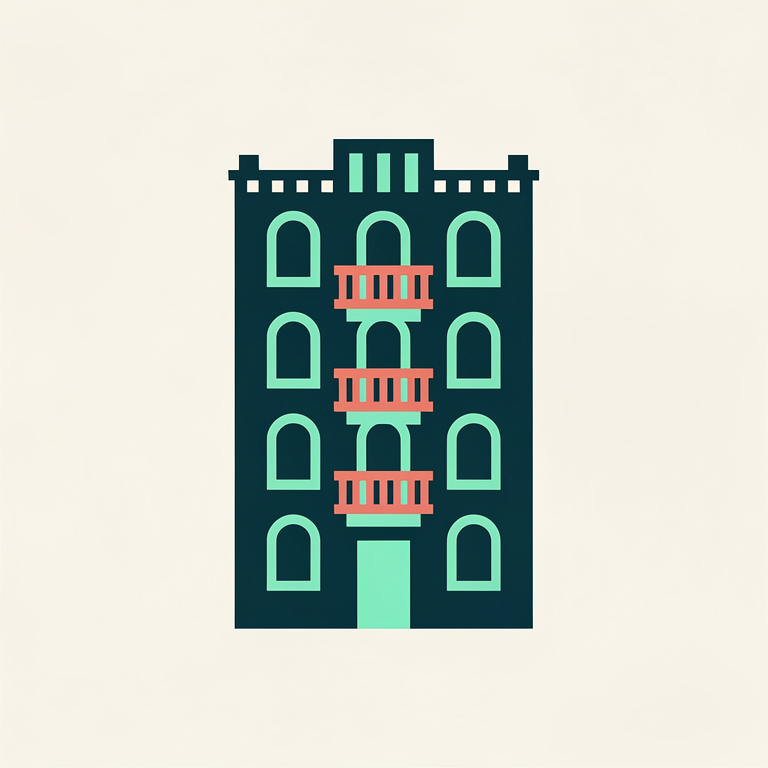
#> input picture docs/ui/ikony-mapy/00-kamienica.png, 768 x 768 px
$ python -i cut_icons.py   (imports and definitions only)
#> lines starting #> are read from the running program, lines starting #| are printed output that depends on the picture; after the words box and inside, x2 and y2 are one past the last pixel; in counts of white or black regions, pixels touching at a corner belong together
"""Cut the off-white background from generated map icons and export small PNGs.

Usage: python3 -I cut_icons.py <src_dir> <out_dir> name=src.png [name=src.png ...]
"""

import sys
from pathlib import Path

import numpy as np
from PIL import Image
from scipy import ndimage

SIZE = 96  # px; drawn at pixelRatio 2 → 48 css px max on the map
STROKE = 4  # white outline (px at SIZE) so mint shapes read on the light basemap


def cut(path: Path) -> Image.Image:
#> called with path = '00-kamienica.png'
    rgb = np.asarray(Image.open(path).convert("RGB")).astype(np.float32)
    h, w, _ = rgb.shape
#> h = 768; w = 768
    border = np.concatenate([rgb[0], rgb[-1], rgb[:, 0], rgb[:, -1]])
    bg = np.median(border, axis=0)
#> bg = [248, 244, 233]
    dist = np.linalg.norm(rgb - bg, axis=2)

    # Background = pixels close to bg colour that are connected to the image border.
    near = dist < 28
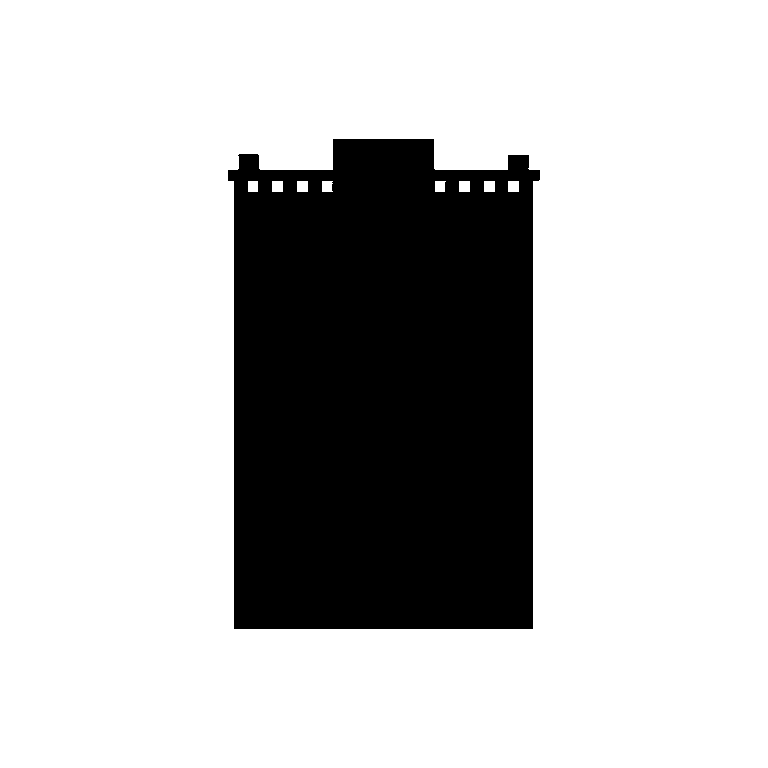
#> near: shape (768, 768) bool; 76.2% white; 1 black region, box (x1, y1, x2, y2) and area: (228, 139, 540, 629) 140212
    labels, _ = ndimage.label(near)
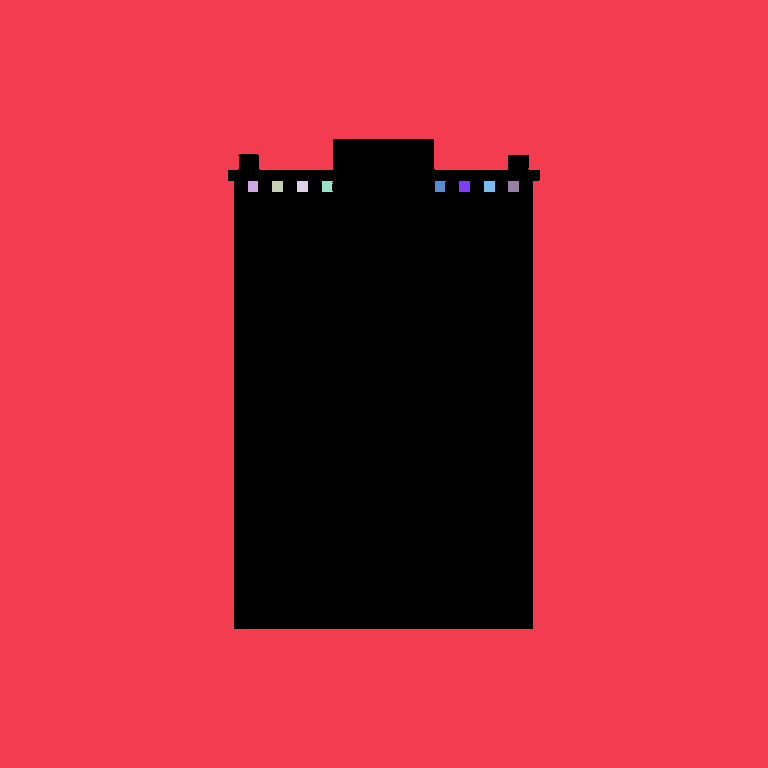
#> labels: shape (768, 768) int32; 10 distinct labels, from 0 to 9; one colour per label, 0 black
    edge_labels = np.unique(np.concatenate([labels[0], labels[-1], labels[:, 0], labels[:, -1]]))
#> edge_labels = [1]
    edge_labels = edge_labels[edge_labels != 0]
    background = np.isin(labels, edge_labels)
#> background: shape (768, 768) bool; 76.1% white; 1 black region, box (x1, y1, x2, y2) and area: (228, 139, 540, 629) 141151

    # Soft edge: ramp alpha over the distance band just outside the background mask.
    alpha = np.where(background, 0.0, 1.0)
    ring = ndimage.binary_dilation(background, iterations=2) & ~background
#> ring: shape (768, 768) bool; 0.56% white in thin lines or dots, all inside (x1, y1, x2, y2) = (228, 139, 540, 629)
    alpha[ring] = np.clip((dist[ring] - 12) / 40, 0, 1)
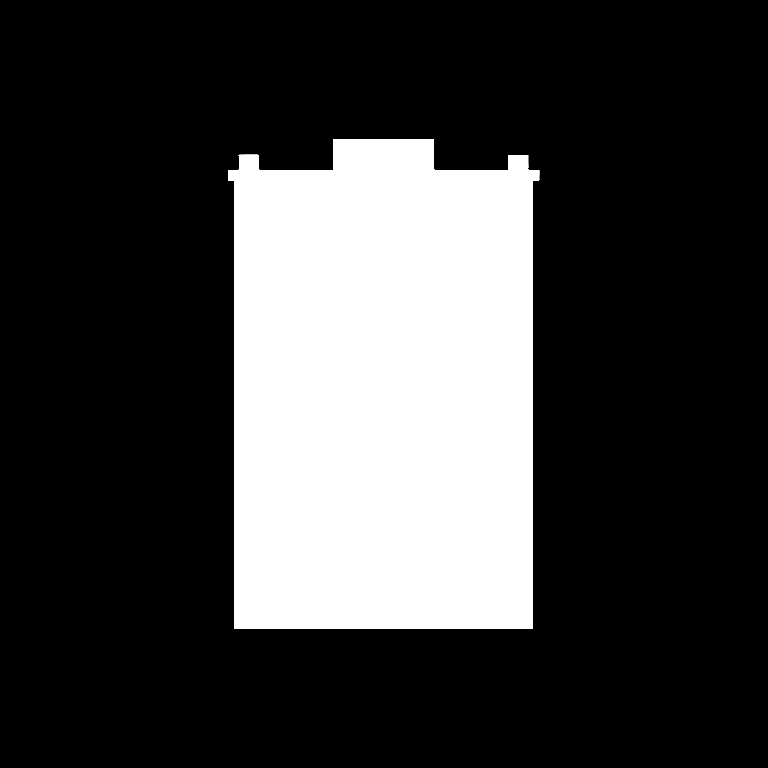
#> alpha: shape (768, 768) float64; min 0, max 1, mean 0.239

    rgba = np.dstack([rgb, alpha * 255]).astype(np.uint8)
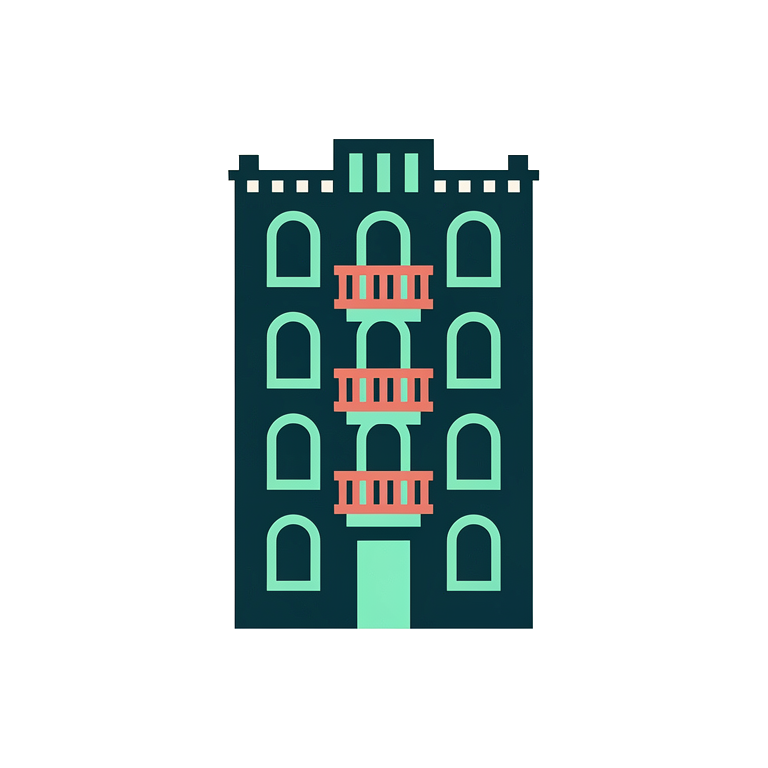
#> rgba: shape (768, 768, 4); mean R, G, B, A 200.2, 206.9, 198.1, 61; transparent parts drawn white
    img = Image.fromarray(rgba, "RGBA")
    bbox = img.getchannel("A").point(lambda a: 255 if a > 40 else 0).getbbox()
#> bbox = (228, 139, 540, 629)
    img = img.crop(bbox)
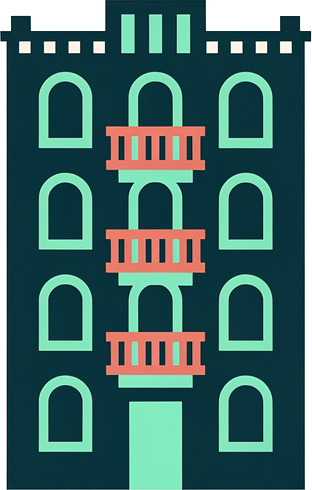
#> img: PIL image 312x490 RGBA; mean R, G, B, A 67.2, 105.9, 102.1, 235.4; transparent parts drawn white

    # Square canvas with room for the stroke, then downscale.
    side = max(img.size)
#> side = 490
    pad = int(side * 0.08)
#> pad = 39
    canvas = Image.new("RGBA", (side + 2 * pad, side + 2 * pad), (0, 0, 0, 0))
#> canvas: PIL image 568x568 RGBA; every value is 0
    canvas.paste(img, ((canvas.width - img.width) // 2, (canvas.height - img.height) // 2), img)
    small = canvas.resize((SIZE, SIZE), Image.LANCZOS)
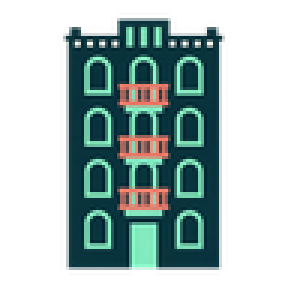
#> small: PIL image 96x96 RGBA (shown 3 times larger); mean R, G, B, A 24.7, 45.1, 44, 111.6; transparent parts drawn white

    a = np.asarray(small.getchannel("A")) > 60
#> a: shape (96, 96) bool; 44.6% white; 1 white region, box (x1, y1, x2, y2) and area: (21, 6, 75, 90) 4114
    halo = ndimage.binary_dilation(a, structure=ndimage.generate_binary_structure(2, 2), iterations=STROKE)
#> halo: shape (96, 96) bool; 57.8% white; 1 black region, box (x1, y1, x2, y2) and area: (0, 0, 96, 96) 3886
    halo_img = Image.fromarray((ndimage.gaussian_filter(halo.astype(np.float32), 0.8) * 255).astype(np.uint8))
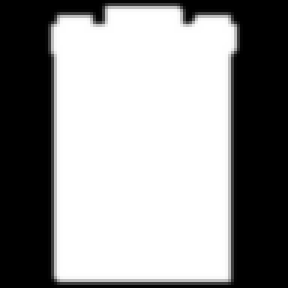
#> halo_img: PIL image 96x96 L (shown 3 times larger); min 0, max 255, mean 147.4
    out = Image.new("RGBA", small.size, (255, 255, 255, 0))
    out.putalpha(halo_img)
    out.alpha_composite(small)
    return out


def main() -> None:
    src_dir, out_dir = Path(sys.argv[1]), Path(sys.argv[2])
    out_dir.mkdir(parents=True, exist_ok=True)
    for pair in sys.argv[3:]:
        name, src = pair.split("=")
        cut(src_dir / src).save(out_dir / f"{name}.png", optimize=True)
        print(name, (out_dir / f"{name}.png").stat().st_size)


# [2 lines not run here, left out]

>>> result = cut('00-kamienica.png')
